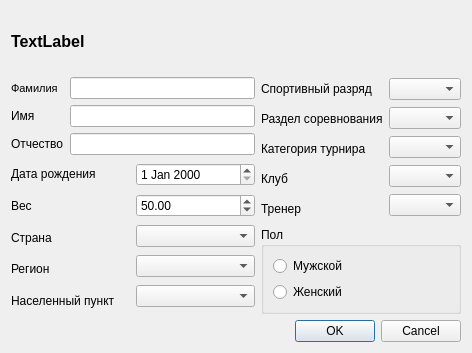
<?xml version="1.0" encoding="UTF-8"?>
<ui version="4.0">
 <class>AddOrderDialog</class>
 <widget class="QDialog" name="AddOrderDialog">
  <property name="geometry">
   <rect>
    <x>0</x>
    <y>0</y>
    <width>472</width>
    <height>353</height>
   </rect>
  </property>
  <property name="windowTitle">
   <string>Добавление новой заявки</string>
  </property>
  <layout class="QGridLayout" name="gridLayout_2">
   <item row="0" column="0">
    <widget class="QLabel" name="tournamentLabel">
     <property name="font">
      <font>
       <pointsize>12</pointsize>
       <weight>75</weight>
       <bold>true</bold>
      </font>
     </property>
     <property name="text">
      <string>TextLabel</string>
     </property>
    </widget>
   </item>
   <item row="5" column="0" colspan="2">
    <widget class="QDialogButtonBox" name="buttonBox">
     <property name="orientation">
      <enum>Qt::Horizontal</enum>
     </property>
     <property name="standardButtons">
      <set>QDialogButtonBox::Cancel|QDialogButtonBox::Ok</set>
     </property>
    </widget>
   </item>
   <item row="1" column="0">
    <layout class="QHBoxLayout" name="horizontalLayout">
     <item>
      <layout class="QVBoxLayout" name="verticalLayout">
       <item>
        <widget class="QLabel" name="label">
         <property name="font">
          <font>
           <pointsize>8</pointsize>
          </font>
         </property>
         <property name="text">
          <string>Фамилия</string>
         </property>
        </widget>
       </item>
       <item>
        <widget class="QLabel" name="label_2">
         <property name="text">
          <string>Имя</string>
         </property>
        </widget>
       </item>
       <item>
        <widget class="QLabel" name="label_3">
         <property name="text">
          <string>Отчество</string>
         </property>
        </widget>
       </item>
      </layout>
     </item>
     <item>
      <layout class="QVBoxLayout" name="verticalLayout_2">
       <item>
        <widget class="QLineEdit" name="secondNameLE"/>
       </item>
       <item>
        <widget class="QLineEdit" name="firstNameLE"/>
       </item>
       <item>
        <widget class="QLineEdit" name="PatronymicLE"/>
       </item>
      </layout>
     </item>
    </layout>
   </item>
   <item row="2" column="0" rowspan="2">
    <layout class="QHBoxLayout" name="horizontalLayout_2">
     <item>
      <layout class="QVBoxLayout" name="verticalLayout_3">
       <item>
        <widget class="QLabel" name="label_4">
         <property name="text">
          <string>Дата рождения</string>
         </property>
        </widget>
       </item>
       <item>
        <widget class="QLabel" name="label_5">
         <property name="text">
          <string>Вес</string>
         </property>
        </widget>
       </item>
       <item>
        <widget class="QLabel" name="label_11">
         <property name="text">
          <string>Страна</string>
         </property>
        </widget>
       </item>
       <item>
        <widget class="QLabel" name="label_12">
         <property name="text">
          <string>Регион</string>
         </property>
        </widget>
       </item>
       <item>
        <widget class="QLabel" name="label_13">
         <property name="text">
          <string>Населенный пункт</string>
         </property>
        </widget>
       </item>
      </layout>
     </item>
     <item>
      <layout class="QVBoxLayout" name="verticalLayout_4">
       <item>
        <widget class="QDateEdit" name="birthdayDE"/>
       </item>
       <item>
        <widget class="QDoubleSpinBox" name="doubleSpinBox">
         <property name="maximum">
          <double>1000.000000000000000</double>
         </property>
         <property name="value">
          <double>50.000000000000000</double>
         </property>
        </widget>
       </item>
       <item>
        <widget class="QComboBox" name="countriesCB"/>
       </item>
       <item>
        <widget class="QComboBox" name="regionsCB"/>
       </item>
       <item>
        <widget class="QComboBox" name="regionUnitsCB"/>
       </item>
      </layout>
     </item>
    </layout>
   </item>
   <item row="1" column="1" rowspan="2">
    <layout class="QHBoxLayout" name="horizontalLayout_3">
     <item>
      <layout class="QVBoxLayout" name="verticalLayout_5">
       <item>
        <widget class="QLabel" name="label_6">
         <property name="text">
          <string>Спортивный разряд</string>
         </property>
        </widget>
       </item>
       <item>
        <widget class="QLabel" name="label_7">
         <property name="text">
          <string>Раздел соревнования</string>
         </property>
        </widget>
       </item>
       <item>
        <widget class="QLabel" name="label_8">
         <property name="text">
          <string>Категория турнира</string>
         </property>
        </widget>
       </item>
       <item>
        <widget class="QLabel" name="label_9">
         <property name="text">
          <string>Клуб</string>
         </property>
        </widget>
       </item>
       <item>
        <widget class="QLabel" name="label_10">
         <property name="text">
          <string>Тренер</string>
         </property>
        </widget>
       </item>
      </layout>
     </item>
     <item>
      <layout class="QVBoxLayout" name="verticalLayout_6">
       <item>
        <widget class="QComboBox" name="sportCategoriesCB"/>
       </item>
       <item>
        <widget class="QComboBox" name="typesCB"/>
       </item>
       <item>
        <widget class="QComboBox" name="tournamentCategoriesCB"/>
       </item>
       <item>
        <widget class="QComboBox" name="clubsCB"/>
       </item>
       <item>
        <widget class="QComboBox" name="coachsCB"/>
       </item>
      </layout>
     </item>
    </layout>
   </item>
   <item row="3" column="1">
    <widget class="QGroupBox" name="groupBox">
     <property name="title">
      <string>Пол</string>
     </property>
     <property name="flat">
      <bool>false</bool>
     </property>
     <layout class="QGridLayout" name="gridLayout">
      <item row="1" column="1">
       <widget class="QRadioButton" name="femaleRB">
        <property name="text">
         <string>Женский</string>
        </property>
       </widget>
      </item>
      <item row="0" column="1">
       <widget class="QRadioButton" name="maleRB">
        <property name="text">
         <string>Мужской</string>
        </property>
       </widget>
      </item>
     </layout>
    </widget>
   </item>
  </layout>
  <zorder>buttonBox</zorder>
  <zorder>tournamentLabel</zorder>
  <zorder>label</zorder>
  <zorder>secondNameLE</zorder>
  <zorder>label_2</zorder>
  <zorder>firstNameLE</zorder>
  <zorder>label_3</zorder>
  <zorder>PatronymicLE</zorder>
  <zorder>label_4</zorder>
  <zorder>birthdayDE</zorder>
  <zorder>label_5</zorder>
  <zorder>doubleSpinBox</zorder>
  <zorder>label_6</zorder>
  <zorder>sportCategoriesCB</zorder>
  <zorder>label_7</zorder>
  <zorder>typesCB</zorder>
  <zorder>label_8</zorder>
  <zorder>tournamentCategoriesCB</zorder>
  <zorder></zorder>
  <zorder>groupBox</zorder>
 </widget>
 <resources/>
 <connections>
  <connection>
   <sender>buttonBox</sender>
   <signal>accepted()</signal>
   <receiver>AddOrderDialog</receiver>
   <slot>accept()</slot>
   <hints>
    <hint type="sourcelabel">
     <x>248</x>
     <y>254</y>
    </hint>
    <hint type="destinationlabel">
     <x>157</x>
     <y>274</y>
    </hint>
   </hints>
  </connection>
  <connection>
   <sender>buttonBox</sender>
   <signal>rejected()</signal>
   <receiver>AddOrderDialog</receiver>
   <slot>reject()</slot>
   <hints>
    <hint type="sourcelabel">
     <x>316</x>
     <y>260</y>
    </hint>
    <hint type="destinationlabel">
     <x>286</x>
     <y>274</y>
    </hint>
   </hints>
  </connection>
 </connections>
</ui>
